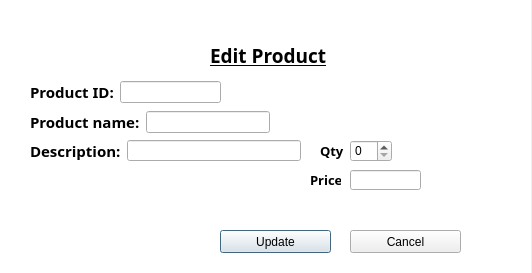
<?xml version="1.0" encoding="UTF-8"?>
<ui version="4.0">
 <class>EditProduct</class>
 <widget class="QDialog" name="EditProduct">
  <property name="geometry">
   <rect>
    <x>0</x>
    <y>0</y>
    <width>532</width>
    <height>273</height>
   </rect>
  </property>
  <property name="minimumSize">
   <size>
    <width>200</width>
    <height>200</height>
   </size>
  </property>
  <property name="maximumSize">
   <size>
    <width>600</width>
    <height>600</height>
   </size>
  </property>
  <property name="font">
   <font>
    <family>Ubuntu</family>
   </font>
  </property>
  <property name="windowTitle">
   <string>Add Product</string>
  </property>
  <property name="windowIcon">
   <iconset>
    <normaloff>../../.designer/backup/Resources/S.png</normaloff>../../.designer/backup/Resources/S.png</iconset>
  </property>
  <property name="autoFillBackground">
   <bool>false</bool>
  </property>
  <property name="styleSheet">
   <string notr="true"/>
  </property>
  <property name="sizeGripEnabled">
   <bool>false</bool>
  </property>
  <widget class="QLabel" name="label_8">
   <property name="geometry">
    <rect>
     <x>210</x>
     <y>40</y>
     <width>131</width>
     <height>31</height>
    </rect>
   </property>
   <property name="font">
    <font>
     <family>FontAwesome</family>
     <pointsize>14</pointsize>
     <weight>75</weight>
     <bold>true</bold>
     <underline>true</underline>
     <kerning>true</kerning>
    </font>
   </property>
   <property name="autoFillBackground">
    <bool>false</bool>
   </property>
   <property name="text">
    <string>Edit Product</string>
   </property>
  </widget>
  <widget class="QLabel" name="label_9">
   <property name="geometry">
    <rect>
     <x>320</x>
     <y>140</y>
     <width>61</width>
     <height>21</height>
    </rect>
   </property>
   <property name="font">
    <font>
     <family>Sitka Heading</family>
     <pointsize>10</pointsize>
     <weight>75</weight>
     <bold>true</bold>
    </font>
   </property>
   <property name="text">
    <string>Qty</string>
   </property>
  </widget>
  <widget class="QPushButton" name="Update">
   <property name="geometry">
    <rect>
     <x>220</x>
     <y>230</y>
     <width>111</width>
     <height>23</height>
    </rect>
   </property>
   <property name="text">
    <string>Update</string>
   </property>
  </widget>
  <widget class="QWidget" name="layoutWidget">
   <property name="geometry">
    <rect>
     <x>30</x>
     <y>110</y>
     <width>240</width>
     <height>24</height>
    </rect>
   </property>
   <layout class="QHBoxLayout" name="horizontalLayout_2">
    <item>
     <widget class="QLabel" name="label">
      <property name="font">
       <font>
        <family>Sitka Heading</family>
        <pointsize>11</pointsize>
        <weight>75</weight>
        <bold>true</bold>
       </font>
      </property>
      <property name="text">
       <string>Product name:</string>
      </property>
     </widget>
    </item>
    <item>
     <widget class="QLineEdit" name="Name">
      <property name="styleSheet">
       <string notr="true">background-image: transparent;</string>
      </property>
      <property name="text">
       <string/>
      </property>
      <property name="placeholderText">
       <string/>
      </property>
     </widget>
    </item>
   </layout>
  </widget>
  <widget class="QWidget" name="layoutWidget">
   <property name="geometry">
    <rect>
     <x>30</x>
     <y>170</y>
     <width>161</width>
     <height>31</height>
    </rect>
   </property>
   <layout class="QHBoxLayout" name="horizontalLayout_3">
    <item>
     <widget class="QLabel" name="label_4">
      <property name="font">
       <font>
        <family>Sitka Heading</family>
        <pointsize>10</pointsize>
        <weight>75</weight>
        <bold>true</bold>
       </font>
      </property>
      <property name="text">
       <string>Classification:</string>
      </property>
     </widget>
    </item>
    <item>
     <widget class="QComboBox" name="classi">
      <item>
       <property name="text">
        <string>Branded</string>
       </property>
      </item>
      <item>
       <property name="text">
        <string>Generic</string>
       </property>
      </item>
     </widget>
    </item>
   </layout>
  </widget>
  <widget class="QSpinBox" name="qty">
   <property name="geometry">
    <rect>
     <x>350</x>
     <y>140</y>
     <width>42</width>
     <height>22</height>
    </rect>
   </property>
   <property name="styleSheet">
    <string notr="true">background-image: transparent;</string>
   </property>
  </widget>
  <widget class="QPushButton" name="AddMembah_2">
   <property name="geometry">
    <rect>
     <x>350</x>
     <y>230</y>
     <width>111</width>
     <height>23</height>
    </rect>
   </property>
   <property name="text">
    <string>Cancel</string>
   </property>
  </widget>
  <widget class="QWidget" name="layoutWidget_2">
   <property name="geometry">
    <rect>
     <x>30</x>
     <y>140</y>
     <width>271</width>
     <height>21</height>
    </rect>
   </property>
   <layout class="QHBoxLayout" name="horizontalLayout_4">
    <item>
     <widget class="QLabel" name="label_2">
      <property name="font">
       <font>
        <family>Sitka Heading</family>
        <pointsize>11</pointsize>
        <weight>75</weight>
        <bold>true</bold>
       </font>
      </property>
      <property name="text">
       <string>Description:</string>
      </property>
     </widget>
    </item>
    <item>
     <widget class="QLineEdit" name="descri">
      <property name="styleSheet">
       <string notr="true">background-image: transparent;</string>
      </property>
      <property name="text">
       <string/>
      </property>
      <property name="placeholderText">
       <string/>
      </property>
     </widget>
    </item>
   </layout>
  </widget>
  <widget class="QLabel" name="label_11">
   <property name="geometry">
    <rect>
     <x>310</x>
     <y>170</y>
     <width>31</width>
     <height>20</height>
    </rect>
   </property>
   <property name="font">
    <font>
     <family>Sitka Heading</family>
     <pointsize>10</pointsize>
     <weight>75</weight>
     <bold>true</bold>
    </font>
   </property>
   <property name="text">
    <string>Price:</string>
   </property>
  </widget>
  <widget class="QLineEdit" name="price">
   <property name="geometry">
    <rect>
     <x>350</x>
     <y>170</y>
     <width>71</width>
     <height>20</height>
    </rect>
   </property>
  </widget>
  <widget class="QGraphicsView" name="graphicsView">
   <property name="geometry">
    <rect>
     <x>0</x>
     <y>0</y>
     <width>531</width>
     <height>281</height>
    </rect>
   </property>
   <property name="styleSheet">
    <string notr="true">background-image: url(:/Backgrounds/internal_medicine_zhanna_tsukerman.jpg);</string>
   </property>
   <property name="frameShape">
    <enum>QFrame::NoFrame</enum>
   </property>
   <property name="frameShadow">
    <enum>QFrame::Plain</enum>
   </property>
  </widget>
  <widget class="QWidget" name="layoutWidget_3">
   <property name="geometry">
    <rect>
     <x>30</x>
     <y>80</y>
     <width>191</width>
     <height>24</height>
    </rect>
   </property>
   <layout class="QHBoxLayout" name="horizontalLayout_6">
    <item>
     <widget class="QLabel" name="label_5">
      <property name="font">
       <font>
        <family>Sitka Heading</family>
        <pointsize>11</pointsize>
        <weight>75</weight>
        <bold>true</bold>
       </font>
      </property>
      <property name="text">
       <string>Product ID:</string>
      </property>
     </widget>
    </item>
    <item>
     <widget class="QLineEdit" name="Name_3">
      <property name="styleSheet">
       <string notr="true">background-image: transparent;</string>
      </property>
      <property name="text">
       <string/>
      </property>
      <property name="placeholderText">
       <string/>
      </property>
     </widget>
    </item>
   </layout>
  </widget>
  <zorder>graphicsView</zorder>
  <zorder>label_8</zorder>
  <zorder>label_9</zorder>
  <zorder>Update</zorder>
  <zorder>price</zorder>
  <zorder>label_11</zorder>
  <zorder>layoutWidget</zorder>
  <zorder>layoutWidget</zorder>
  <zorder>qty</zorder>
  <zorder>AddMembah_2</zorder>
  <zorder>layoutWidget_2</zorder>
  <zorder>layoutWidget_3</zorder>
 </widget>
 <resources>
  <include location="Resourcess/BG.qrc"/>
 </resources>
 <connections/>
</ui>
